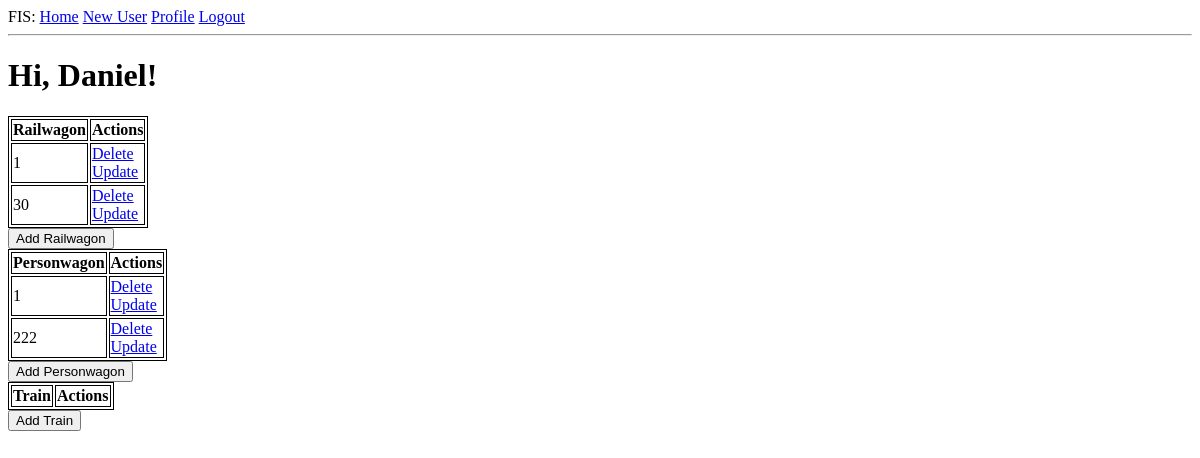
Before: /index (signed in) with the older database file.
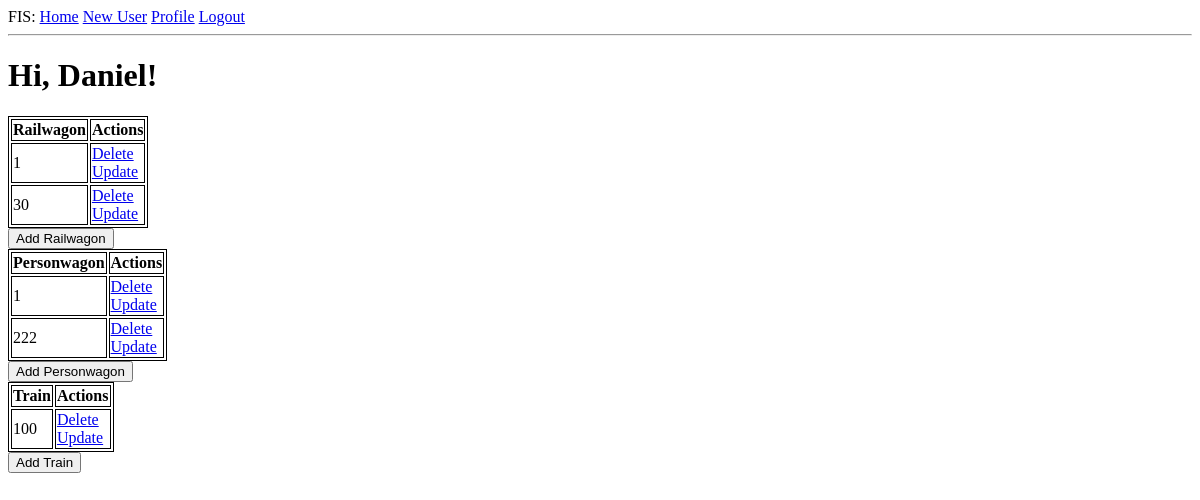
After: the same page with the newer database file.
### app/models.py (models this page shows, shortened)
class User(UserMixin, db.Model):
    id = db.Column(db.Integer, primary_key=True)
    username = db.Column(db.String(64), index=True, unique=True)
    email = db.Column(db.String(120), index=True, unique=True)
    password_hash = db.Column(db.String(128))
    posts = db.relationship('Post', backref='author', lazy='dynamic')

class Railwagon(db.Model):
    id = db.Column(db.Integer, primary_key=True)
    max_traction = db.Column(db.Integer, nullable=False)
    width = db.Column(db.Integer, nullable=False)
    train_rw = db.relationship('Train', backref='railwagon', uselist=False)

class Personwagon(db.Model):
    id = db.Column(db.Integer, primary_key=True)
    seats = db.Column(db.Integer, nullable=False)
    max_weight = db.Column(db.Integer, nullable=False)
    width = db.Column(db.Integer, nullable=False)
    train_id_pw = db.Column(db.Integer, db.ForeignKey('train.id'))

class Train(db.Model):
    id = db.Column(db.Integer, primary_key=True)
    railwagon_id = db.Column(db.Integer, db.ForeignKey('railwagon.id'))
    personwagons = db.relationship('Personwagon', backref='train', lazy='dynamic')

### app/routes.py (the view)
@app.route('/')
@app.route('/index')
@login_required
def index():
    railwagons = Railwagon.query.all()
    personwagons = Personwagon.query.all()
    trains = Train.query.all()
    return render_template('index.html', title='Home', railwagons=railwagons, personwagons=personwagons, trains=trains)

### app/models.py (called while the page is built)
@login.user_loader
def load_user(id):
    return User.query.get(int(id))

### app/templates/index.html
{% extends "base.html" %}
{% block content %}
    <h1>Hi, {{ current_user.username }}!</h1>
    <table>
        <tr>
            <th>Railwagon</th>
            <th>Actions</th>
        </tr>
        {% for railwagon in railwagons %}
        <tr>
            <td>{{ railwagon.id }}</td>
            <td>
                <a href="/deleteRw/{{railwagon.id}}">Delete</a>
                <br>
                <a href="/updateRw/{{railwagon.id}}">Update</a>
            </td>
        </tr>
        {% endfor %}
    </table>
    <a href="{{ url_for('railwagon') }}">
       <button>Add Railwagon</button>
    </a>
    <table>
        <tr>
            <th>Personwagon</th>
            <th>Actions</th>
        </tr>
        {% for personwagon in personwagons %}
        <tr>
            <td>{{ personwagon.id }}</td>
            <td>
                <a href="/deletePw/{{personwagon.id}}">Delete</a>
                <br>
                <a href="/updatePw/{{personwagon.id}}">Update</a>
            </td>
        </tr>
        {% endfor %}
    </table>
    <a href="{{ url_for('personwagon') }}">
       <button>Add Personwagon</button>
    </a>
    <table>
        <tr>
            <th>Train</th>
            <th>Actions</th>
        </tr>
        {% for train in trains %}
        <tr>
            <td>{{ train.id }}</td>
            <td>
                <a href="/deleteTrain/{{train.id}}">Delete</a>
                <br>
                <a href="/updateTrain/{{train.id}}">Update</a>
            </td>
        </tr>
        {% endfor %}
    </table>
    <a href="{{ url_for('train') }}">
       <button>Add Train</button>
    </a>
{% endblock %}

### app/templates/base.html (shortened to what this page needs)
<!doctype html>
<html>
    <head>
    </head>
    <body>
        <div>
            FIS:
            <a href="{{ url_for('index') }}">Home</a>
            {% if current_user.is_anonymous %}
            <a href="{{ url_for('login') }}">Login</a>
            {% else %}
            <a href="{{ url_for('newUser') }}">New User</a>
            <a href="{{ url_for('user', username=current_user.username) }}">Profile</a>
            <a href="{{ url_for('logout') }}">Logout</a>
            {% endif %}
        </div>
        <hr>
        {% block content %}{% endblock %}
    </body>
</html>

### app/templates/base.html (style rules this page uses)
table, th, td { border: 1px solid black; }

Changed rows visible on the page:
added Train: id "100"
